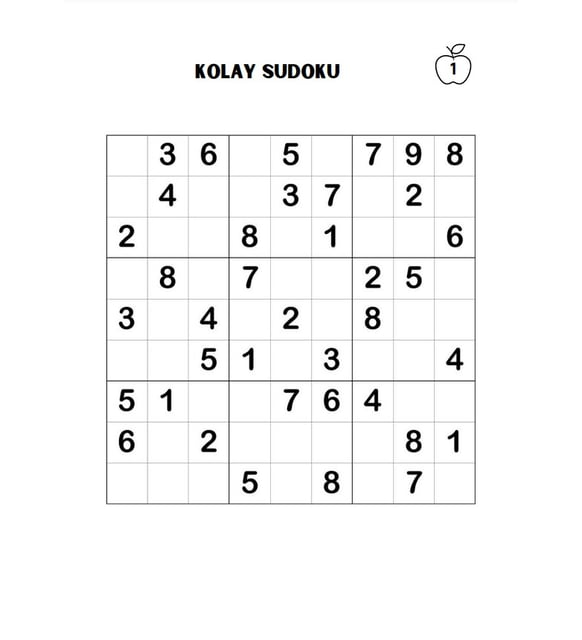
#> input picture Gi-1/sudoku.jpg, 582 x 640 px, found by its file name
$ python 12_gradients.py   (older library calls are emulated)
#> lines starting #> are read from the running program, lines starting #| are printed output that depends on the picture
#goruntu gradyanı goruntudeki yogunluk veya
# renkteki yonlu bir değişikliktir.kenar algılamada kullanılır

import cv2
import matplotlib.pyplot as plt

#resmi içe aktar
img = cv2.imread(r"C:\Users\kizgi\Desktop\opencv\Gi-1\sudoku.jpg" , 0)
#> img: shape (640, 582); min 0, max 255, mean 247.2
plt.figure(),plt.imshow(img , cmap = "gray") ,plt.axis("off") ,plt.title("orijinal img"), plt.show()

#x gradyan
sobelx = cv2.Sobel(img,ddepth=cv2.CV_16S ,dx=1 , dy=0 ,ksize=5)
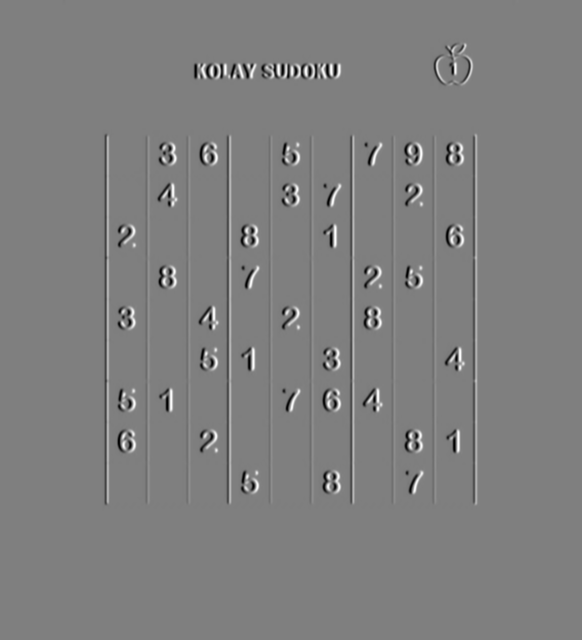
#> sobelx: shape (640, 582) int16; min -12045, max 12133, mean 0; drawn with min black and max white
plt.figure(),plt.imshow(sobelx , cmap = "gray") ,plt.axis("off") ,plt.title("sobelx img"),plt.show()

#y gradyan
sobely = cv2.Sobel(img,ddepth=cv2.CV_16S ,dx=0 , dy=1 ,ksize=5)
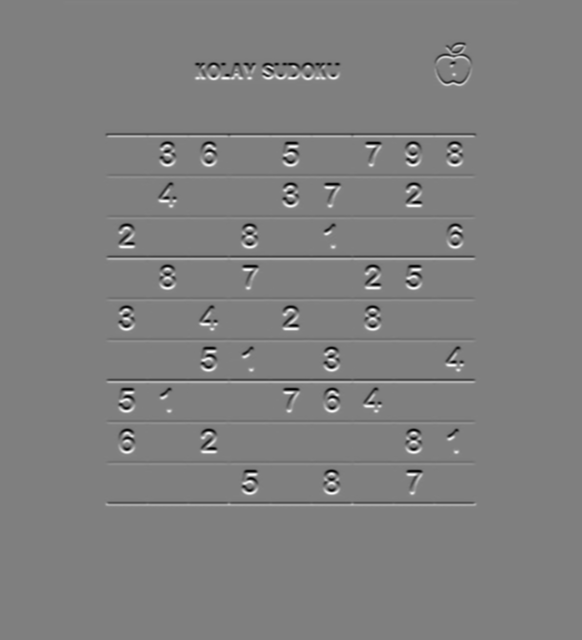
#> sobely: shape (640, 582) int16; min -12141, max 12121, mean 0.6; drawn with min black and max white
plt.figure(),plt.imshow(sobely , cmap = "gray") ,plt.axis("off") ,plt.title("sobely img"),plt.show()

#LAPLACE GRADİAN
laplacian =cv2.Laplacian(img , ddepth=cv2.CV_16S)
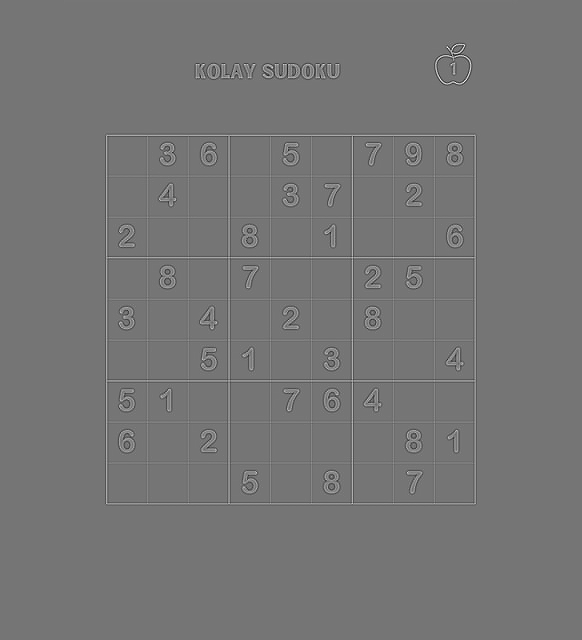
#> laplacian: shape (640, 582) int16; min -499, max 580, mean 0; drawn with min black and max white
plt.figure(),plt.imshow(laplacian , cmap = "gray") ,plt.axis("off") ,plt.title("laplacian img"),plt.show()
